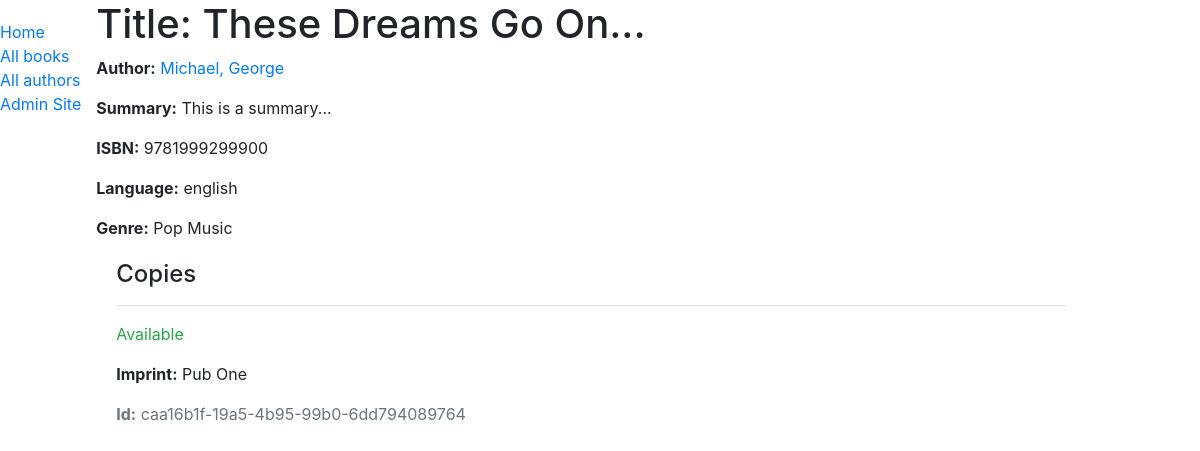
The app's page /catalog/book/1, older data.
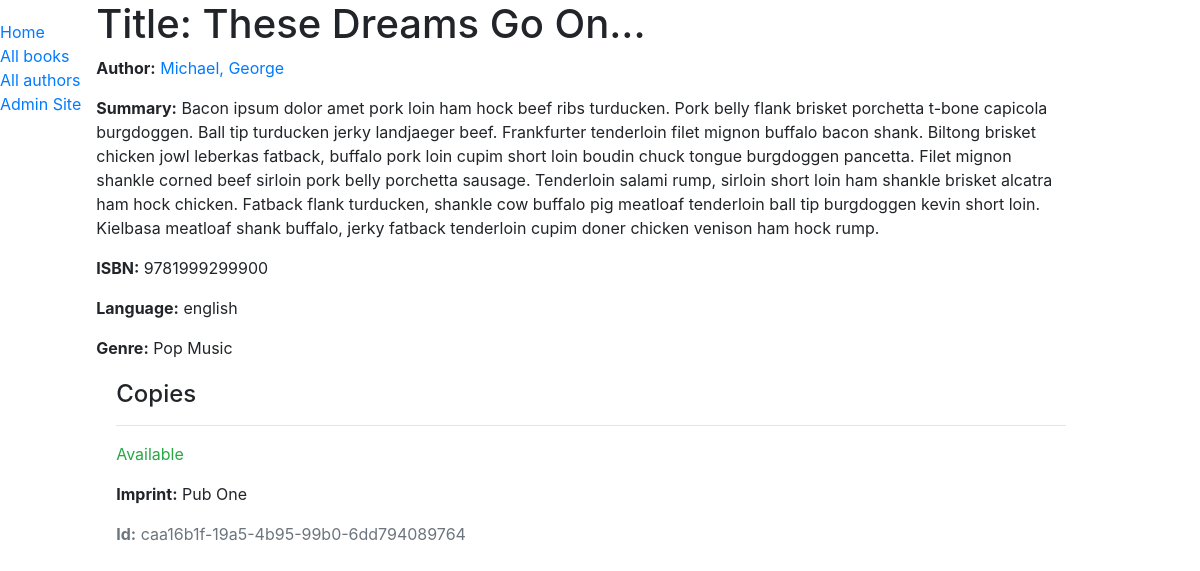
The same page, newer data.
### catalog/models.py (models this page shows, shortened)
class Book(models.Model):
    title = models.CharField(max_length=200)
    author = models.ForeignKey('Author', on_delete=models.SET_NULL, null=True)
    summary = models.TextField(max_length=1000, help_text='Enter a brief description of the book')
    isbn = models.CharField('ISBN', max_length=13,
                            help_text='13 Character <a href="https://www.isbn-international.org/content/what-isbn">ISBN number</a>')
    genre = models.ManyToManyField(Genre, help_text='Select a genre for this book')
    language = models.ForeignKey('Language', on_delete=models.SET_NULL, null=True)
    def display_genre(self):
        """Creates a string for the Genre. This is required to display genre in Admin."""
        return ', '.join([genre.name for genre in self.genre.all()[:3]])
    display_genre.short_description = 'Genre'

class Author(models.Model):
    first_name = models.CharField(max_length=100)
    last_name = models.CharField(max_length=100)
    date_of_birth = models.DateField(null=True, blank=True)
    date_of_death = models.DateField('Died', null=True, blank=True)
    class Meta:
        ordering = ['last_name', 'first_name']
    def __str__(self):
        return f'{self.last_name}, {self.first_name}'

class Language(models.Model):
    name = models.CharField(max_length=200, help_text="Enter the book's natural language (e.g. English, French, Japanese etc.)")
    def __str__(self):
        return self.name

### catalog/views.py (the view)
# urls.py: path('book/<int:pk>', views.BookDetailView.as_view(), name='book-detail'),
class BookDetailView(generic.DetailView):
    model = Book

### catalog/models.py (called while the page is built)
    def __str__(self):
        return self.name

### templates/catalog/book_detail.html (shortened to what this page needs)
{% extends "base_generic.html" %}
{% block content %}
  <h1>Title: {{ book.title }}</h1>
  <p><strong>Author:</strong> <a href="">{{ book.author }}</a></p>
  <p><strong>Summary:</strong> {{ book.summary }}</p>
  <p><strong>ISBN:</strong> {{ book.isbn }}</p>
  <p><strong>Language:</strong> {{ book.language }}</p>
  <p><strong>Genre:</strong> {% for genre in book.genre.all %} {{ genre }}{% if not forloop.last %}, {% endif %}{% endfor %}</p>
  <div style="margin-left:20px;margin-top:20px">
    <h4>Copies</h4>
    {% for copy in book.bookinstance_set.all %}
      <hr>
      <p class="{% if copy.status == 'a' %}text-success{% elif copy.status == 'm' %}text-danger{% else %}text-warning{% endif %}">{{ copy.get_status_display }}</p>
      <p><strong>Imprint:</strong> {{copy.imprint}}</p>
      <p class="text-muted"><strong>Id:</strong> {{copy.id}}</p>
    {% endfor %}
  </div>
{% endblock %}

Row changes from the older to the newer data that the page shows:
changed Book "These Dreams Go On...": summary "This is a summary..." → "Bacon ipsum dolor amet pork loin ham hock beef ribs turducken. Pork belly flank brisket porchetta t-bone capicola burgdoggen. Ball tip turducken jerky landjaeger beef. Frankfurter tenderloin filet mignon buffalo bacon shank. Biltong brisket chicken jowl leberkas fatback, buffalo pork loin cupim short loin boudin chuck tongue burgdoggen pancetta. Filet mignon shankle corned beef sirloin pork belly porchetta sausage. Tenderloin salami rump, sirloin short loin ham shankle brisket alcatra ham hock chicken. Fatback flank turducken, shankle cow buffalo pig meatloaf tenderloin ball tip burgdoggen kevin short loin. Kielbasa meatloaf shank buffalo, jerky fatback tenderloin cupim doner chicken…"
